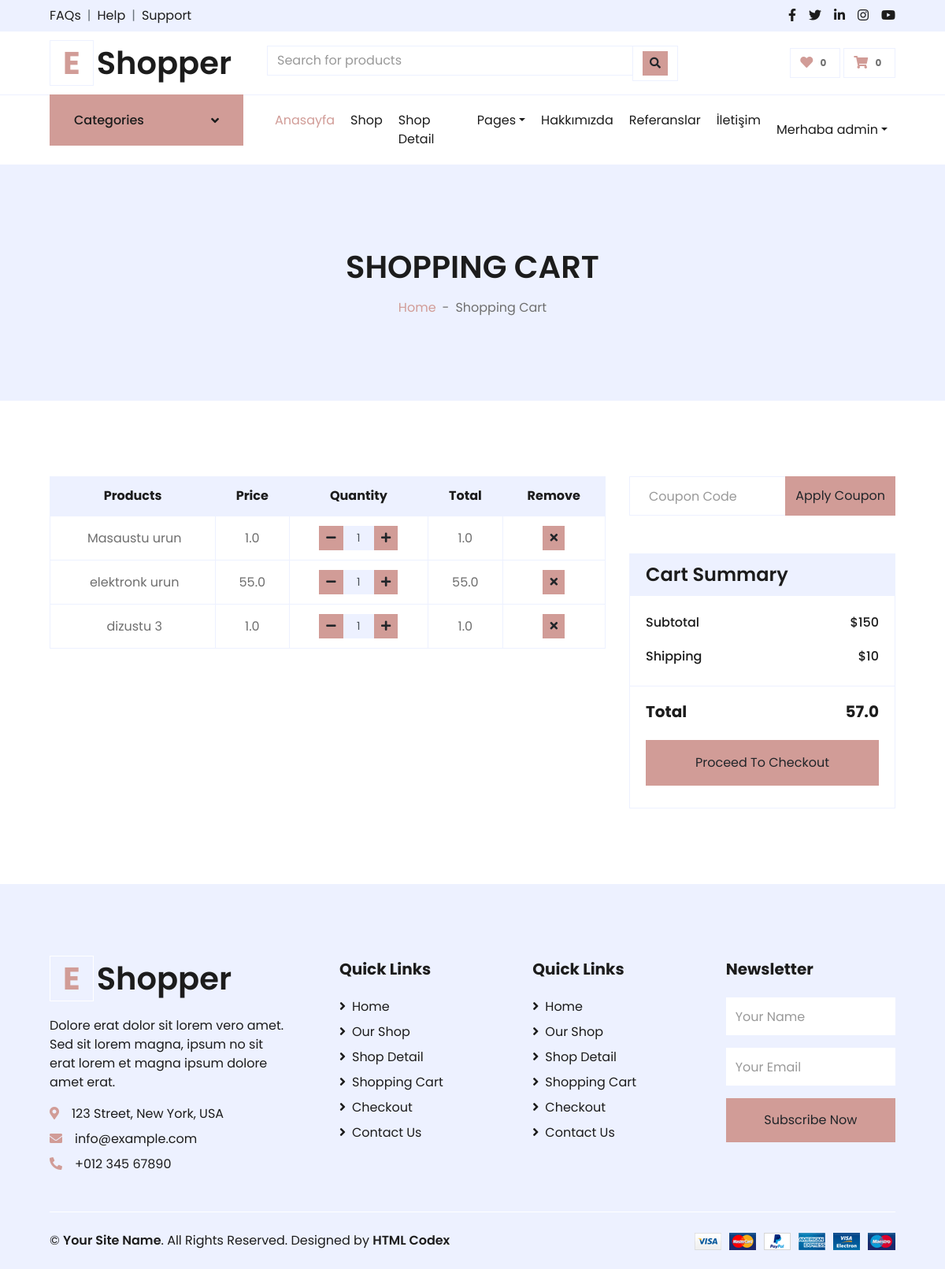
The app's page /order/shopcart (signed in), older data.
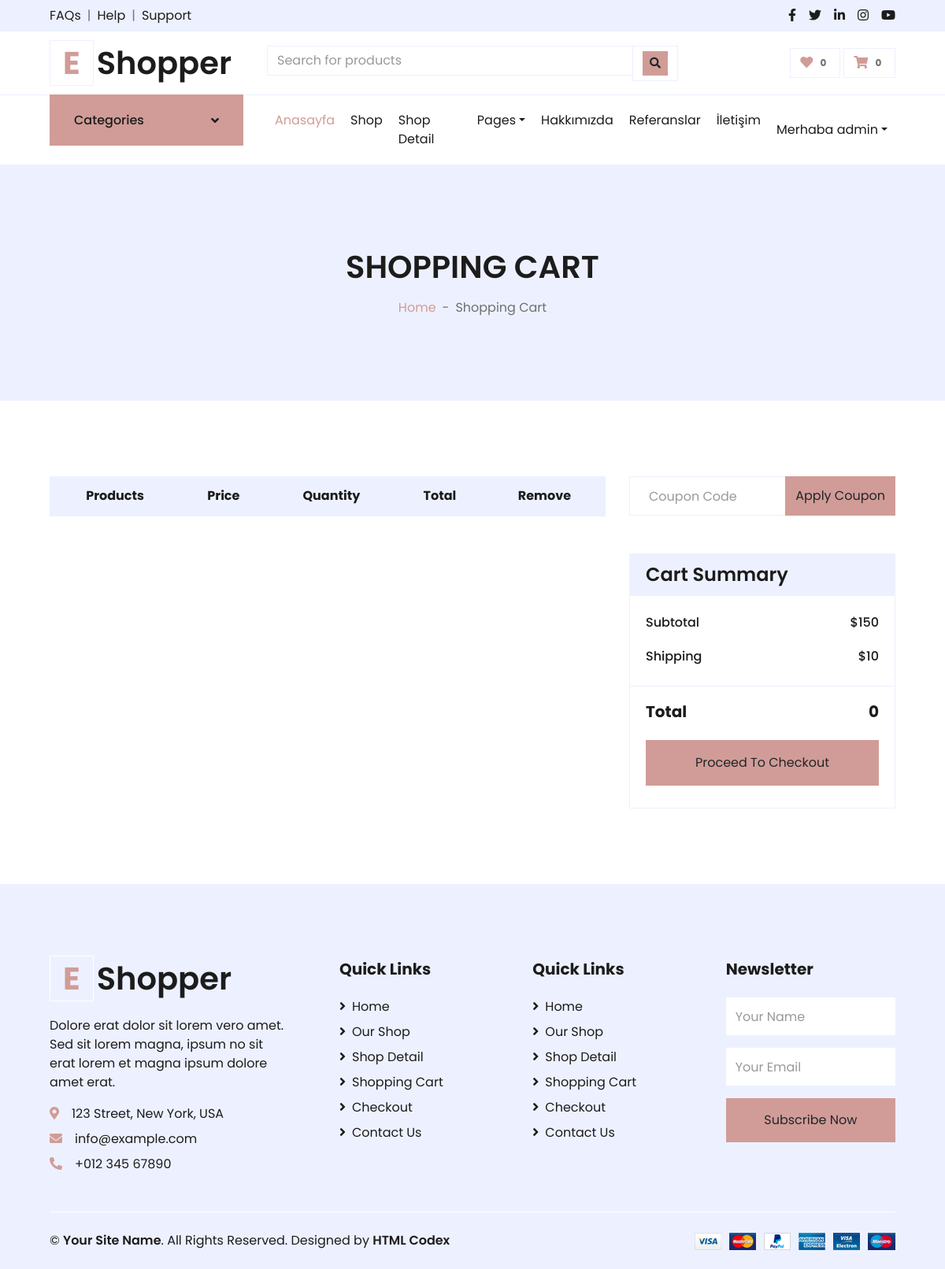
The same page, newer data.
### order/models.py (models this page shows)
class ShopCart(models.Model):
    user = models.ForeignKey(User, on_delete=models.SET_NULL, null=True)
    product = models.ForeignKey(Product, on_delete=models.SET_NULL, null=True)
    quantity = models.IntegerField()
    def __str__(self):
        return self.product.title
    @property
    def price(self):
        return (self.product.price)
    @property
    def amount(self):
        return (self.quantity * self.product.price)

### product/models.py (models this page shows, shortened)
class Product(models.Model):
    STATUS = (
        ('True', 'Evet'),
        ('False', 'Hayir'),
    )
    category = models.ForeignKey(Category, on_delete=models.CASCADE) #many to one relation with Category
    title = models.CharField(max_length=150)
    keywords = models.CharField(blank=True,max_length=255)
    description = models.TextField(blank=True,max_length=255)
    image=models.ImageField(blank=True, upload_to='images/')
    price= models.FloatField()
    amount=models.IntegerField(default=0)
    detail=RichTextUploadingField()
    status=models.CharField(max_length=10,choices=STATUS)
    create_at=models.DateTimeField(auto_now_add=True)
    update_at=models.DateTimeField(auto_now=True)
    slug = models.SlugField(null=False, unique=True)
    def image_tag(self):
        return mark_safe('<img src="{}" height="50"/>'.format(self.image.url))
    image_tag.short_descripion = 'Image'

### order/views.py (the view)
# urls.py: path("shopcart", views.shopcart, name="shopocart"),
def shopcart(request):
    category = Category.objects.all()
    current_user = request.user  # Access User Session information
    shopcart = ShopCart.objects.filter(user_id=current_user.id)
    total = 0
    for rs in shopcart:
        total += rs.product.price * rs.quantity
        print(total)
    context = {'shopcart': shopcart,
               'category': category,
               'total': total,
               }
    return render(request, 'shopcart_products.html', context)

### order/templates/shopcart_products.html (shortened to what the changed rows need)
{% extends 'homebase.html' %}
{% block body %}
    <div class="container-fluid bg-secondary mb-5">
        <div class="d-flex flex-column align-items-center justify-content-center" style="min-height: 300px">
            <h1 class="font-weight-semi-bold text-uppercase mb-3">Shopping Cart</h1>
        </div>
    </div>
    <div class="container-fluid pt-5">
        <div class="row px-xl-5">
            <div class="col-lg-8 table-responsive mb-5">
                <table class="table table-bordered text-center mb-0">
                    <thead class="bg-secondary text-dark">
                        <tr>
                            <th>Products</th>
                            <th>Price</th>
                            <th>Quantity</th>
                            <th>Total</th>
                            <th>Remove</th>
                        </tr>
                    </thead>
                    <tbody class="align-middle">
                    {%  for urun in shopcart %}
                        <tr>
                            <td class="align-middle"><img src="{{ urun.product.image.url}}" alt="" style="width: 50px;">
                                {{ urun}}</td>
                            <td class="align-middle">{{urun.price}}</td>
                            <td class="align-middle">
                                <div class="input-group quantity mx-auto" style="width: 100px;">
                                    <div class="input-group-btn">
                                        <button class="btn btn-sm btn-primary btn-minus" >
                                        <i class="fa fa-minus"></i>
                                        </button>
                                    </div>
                                    <input type="text" class="form-control form-control-sm bg-secondary text-center" value="{{ urun.quantity }}">
                                    <div class="input-group-btn">
                                        <button class="btn btn-sm btn-primary btn-plus">
                                            <i class="fa fa-plus"></i>
                                        </button>
                                    </div>
                                </div>
                            </td>
                            <td class="align-middle">{{urun.amount}}</td>
                            <td class="align-middle">
                              <a href="/order/deletefromcart/{{ urun.id }}"> <button class="btn btn-sm btn-primary"><i class="fa fa-times"></i></button></a>
                            </td>
                        </tr>
                    {% endfor %}
                    </tbody>
                </table>
            </div>
            <div class="col-lg-4">
                <div class="card border-secondary mb-5">
                    <div class="card-footer border-secondary bg-transparent">
                        <div class="d-flex justify-content-between mt-2">
                            <h5 class="font-weight-bold">Total</h5>
                            <h5 class="font-weight-bold">{{ total }}</h5>
                        </div>
                    </div>
                </div>
            </div>
        </div>
    </div>
{% endblock %}

Row changes from the older to the newer data that the page shows:
removed ShopCart: product.title "Masaustu urun", price "1.0", quantity "1", amount "1.0"
removed ShopCart: product.title "elektronk urun", price "55.0", quantity "1", amount "55.0"
removed ShopCart: product.title "dizustu 3", price "1.0", quantity "1", amount "1.0"
Text that changed along with them:
{{ total }}: "57.0" → "0"
